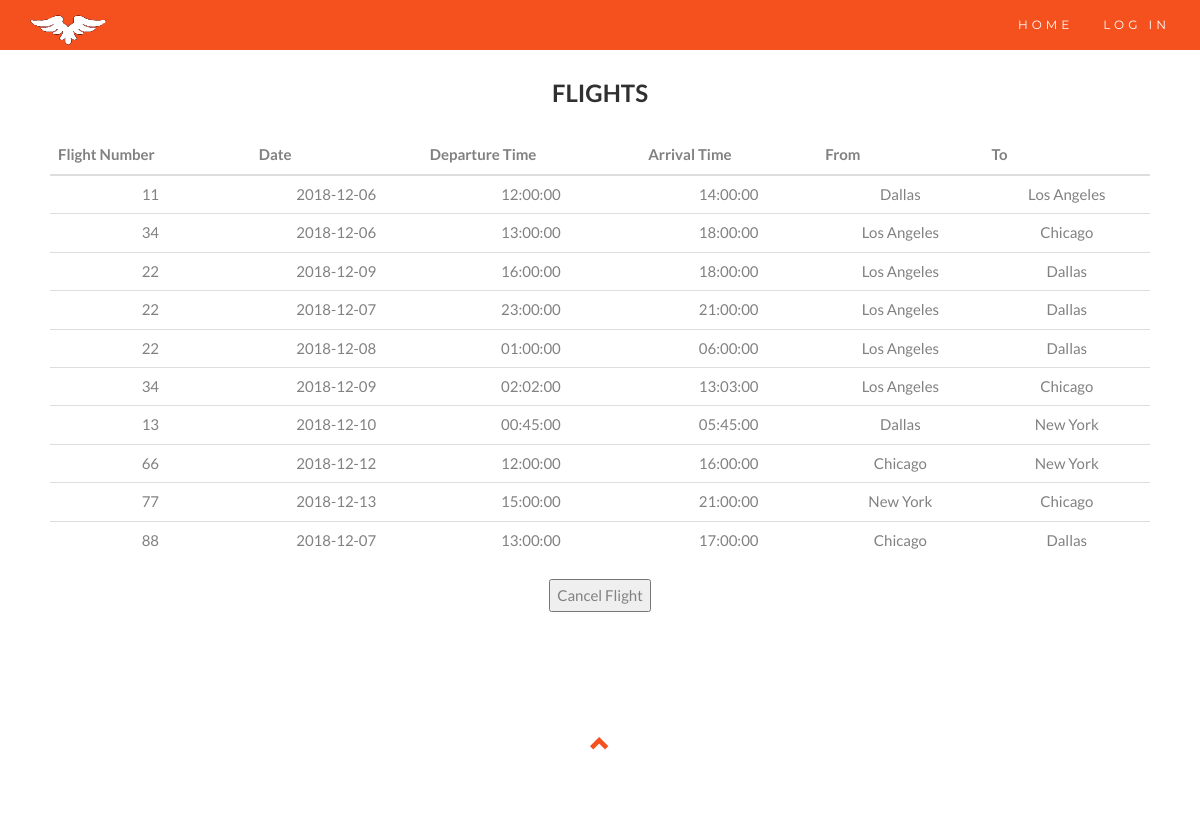
Screenshot of /ViewFlightsAdmin.php with the database file from the repository.
### tables this page shows
CREATE TABLE `flight` (
  `flight_no` varchar(10) NOT NULL DEFAULT '',
  `SheduledDeparture` time DEFAULT NULL,
  `ScheduledArrival` time DEFAULT NULL,
  `From_Airport_id` varchar(10) DEFAULT NULL,
  `To_Airport_id` varchar(10) DEFAULT NULL
);

CREATE TABLE `flight_instance` (
  `InstanceId` varchar(10) NOT NULL DEFAULT '',
  `ArriveTime` time DEFAULT NULL,
  `DepartTime` time DEFAULT NULL,
  `ArrivalDate` date DEFAULT NULL,
  `DepartureDate` date DEFAULT NULL,
  `Flight_no` varchar(10) DEFAULT NULL,
  `Status` int(5) NOT NULL DEFAULT '1',
  `Fare` int(4) DEFAULT NULL
);

CREATE TABLE `airport` (
  `AirportId` varchar(50) NOT NULL,
  `CityName` varchar(50) NOT NULL,
  `State` varchar(50) NOT NULL
);

### ViewFlightsAdmin.php (the view, shortened to what this page needs)
<!DOCTYPE html>
<html lang="en">
<head>
  <link rel="stylesheet" href="https://maxcdn.bootstrapcdn.com/bootstrap/3.3.7/css/bootstrap.min.css">
  <link rel="stylesheet" href="//cdnjs.cloudflare.com/ajax/libs/bootstrap-table/1.8.1/bootstrap-table.min.css">
  <link rel = "stylesheet" href="css/home.css">
</head>
<body id="myPage" data-spy="scroll" data-target=".navbar" data-offset="60">
<nav class="navbar navbar-default navbar-fixed-top">
  <div class="container">
    <div class="navbar-header">
      <a class="navbar-brand" href="home.php"><img src="images/logo.png" alt="JustFly"/></a>
    </div>
    <div class="collapse navbar-collapse" id="myNavbar">
       <ul class="nav navbar-nav navbar-right">
        <li><a href="home.php">HOME</a></li>
		<?php
		if(isset($_SESSION['admin_email']))
		{
			echo("<li><a href='updateFlightsPage.php'>UPDATE FLIGHTS</a></li>");
			echo("<li><a href='AdminLogout.php'>LOG OUT</a></li>");
		}
		else
		{
			echo('<li><a href="Admin_signInPage.php">LOG IN</a></li>');
		}
		?>
      </ul>
    </div>
  </div>
</nav>
<div id="services" class="container-fluid text-center">
 <?php
 	$link = mysqli_connect('localhost', 'root', '', 'Airline');
	$sql = "SELECT fi.InstanceId, f.flight_no, fi.DepartureDate, fi.DepartTime, fi.ArriveTime, ta.CityName, fa.CityName FROM flight f JOIN flight_instance fi ON f.flight_no =  fi.Flight_no JOIN airport ta ON f.From_Airport_id = ta.AirportId JOIN airport fa ON f.To_Airport_id = fa.AirportId;";
	$result = mysqli_query($link,$sql);
	if (mysqli_num_rows($result)>0)
	{
		echo("<h2>Flights</h2>");
		echo("<table id='onwardFlight' class='table table-hover' name='onwardflight' data-toggle='table' data-pagination='true' data-search='true'  data-fixed-columns='true'
       data-fixed-number='2'>");
		echo("<thead><th style=\"display: none;\"></th><th>Flight Number</th><th data-sortable='true'>Date</th><th data-sortable='true'>Departure Time</th><th data-sortable='true'>Arrival Time<th>From</th><th>To</th></thead><tbody>");
	while(($row = mysqli_fetch_row($result))!=null)
	{
		echo("<tr><td id='InstanceId' style=\"display: none;\">".$row[0]."</td><td id='FlightNo'>"
		. $row[1]. "</td><td>" .$row[2]. "</td><td>" .$row[3]. "</td><td>" .$row[4]. "</td><td>".$row[5]."</td><td>".$row[6]."</td></tr>");
	}
		echo("</tbody></table>");
	}
  ?>
  <button id="cancelFlights">Cancel Flight</button>
</div>
<footer class="container-fluid text-center">
  <a href="#myPage" title="To Top">
    <span class="glyphicon glyphicon-chevron-up"></span>
  </a>
</footer>
</body>
</html>

### css/home.css (style rules this page uses)
body { font: 400 15px Lato, sans-serif; line-height: 1.8; color: #818181; }
h2 { font-size: 24px; text-transform: uppercase; color: #303030; font-weight: 600; margin-bottom: 30px; }
.container-fluid { padding: 60px 50px; }
.navbar { margin-bottom: 0; background-color: #f4511e; z-index: 9999; border: 0; font-size: 12px !important; line-height: 1.42857143 !important; letter-spacing: 4px; border-radius: 0; font-family: Montserrat, sans-serif; }
.navbar li a, .navbar .navbar-brand { color: #fff !important; }
footer .glyphicon { font-size: 20px; margin-bottom: 20px; color: #f4511e; }
.navbar-brand img { height : 30px; width : 130px; }
a { color: white; text-decoration: none; }

### rows the page displays
flight: flight_no "11", flight_instance.DepartureDate "2018-12-06", flight_instance.DepartTime "12:00:00", flight_instance.ArriveTime "14:00:00", From_Airport.CityName "Dallas", To_Airport.CityName "Los Angeles"
flight: flight_no "34", flight_instance.DepartureDate "2018-12-06", flight_instance.DepartTime "13:00:00", flight_instance.ArriveTime "18:00:00", From_Airport.CityName "Los Angeles", To_Airport.CityName "Chicago", flight_instance.DepartureDate "2018-12-09", flight_instance.DepartTime "02:02:00", flight_instance.ArriveTime "13:03:00"
flight: flight_no "22", flight_instance.DepartureDate "2018-12-09", flight_instance.DepartTime "16:00:00", flight_instance.ArriveTime "18:00:00", From_Airport.CityName "Los Angeles", To_Airport.CityName "Dallas", flight_instance.DepartureDate "2018-12-07", flight_instance.DepartTime "23:00:00", flight_instance.ArriveTime "21:00:00", flight_instance.DepartureDate "2018-12-08", flight_instance.DepartTime "01:00:00", flight_instance.ArriveTime "06:00:00"
flight: flight_no "13", flight_instance.DepartureDate "2018-12-10", flight_instance.DepartTime "00:45:00", flight_instance.ArriveTime "05:45:00", From_Airport.CityName "Dallas", To_Airport.CityName "New York"
flight: flight_no "66", flight_instance.DepartureDate "2018-12-12", flight_instance.DepartTime "12:00:00", flight_instance.ArriveTime "16:00:00", From_Airport.CityName "Chicago", To_Airport.CityName "New York"
flight: flight_no "77", flight_instance.DepartureDate "2018-12-13", flight_instance.DepartTime "15:00:00", flight_instance.ArriveTime "21:00:00", From_Airport.CityName "New York", To_Airport.CityName "Chicago"
flight: flight_no "88", flight_instance.DepartureDate "2018-12-07", flight_instance.DepartTime "13:00:00", flight_instance.ArriveTime "17:00:00", From_Airport.CityName "Chicago", To_Airport.CityName "Dallas"
